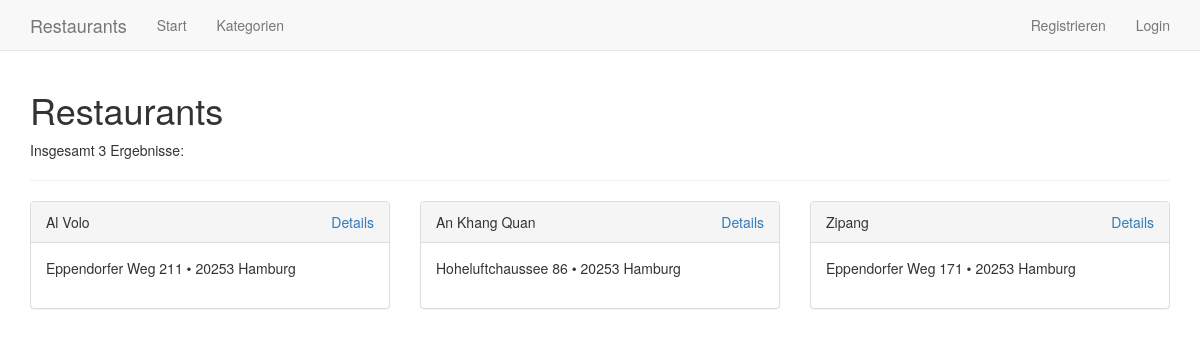
Screenshot of /restaurants/20253 with the database file from the repository.
### tables this page shows
CREATE TABLE restaurant (
        id INTEGER PRIMARY KEY,
        name TEXT,
        description TEXT,
        url TEXT,
        street TEXT,
        city TEXT,
        zip INTEGER      
);

### application.py (the view)
@app.route('/restaurants', defaults={'zip': 0})
@app.route('/restaurants/<int:zip>')
def restaurants(zip=0):
	if zip == 0:
		restaurants = query_db('SELECT * FROM restaurant')
	else:
		restaurants = query_db('SELECT * FROM restaurant WHERE zip = ?', (zip,))
	return render_template('restaurants.html', restaurants=restaurants, result_count=len(restaurants))

### application.py (called while the page is built)
def get_db():
	db = getattr(g, '_database', None)
	if db is None:
		db = g._database = sqlite3.connect(DATABASE)
	db.row_factory = sqlite3.Row
	return db

@app.teardown_appcontext
def close_connection(exception):
	db = getattr(g, '_database', None)
	if db is not None:
		db.close()

def query_db(query, args=(), one=False):
	cur = get_db().execute(query, args)
	rv = cur.fetchall()
	cur.close()
	return (rv[0] if rv else None) if one else rv

### templates/restaurants.html
{% extends "layout.html" %}
{% block navigation %}{{ super( ) }}{% endblock %}
{% block content %}
	<h1>Restaurants</h1>
	<p>
		Insgesamt {{ result_count }} Ergebnisse:
	</p>
	<hr>
	<div class="row">
	{% for restaurant in restaurants %}
		<div class="col-xs-12 col-sm-6 col-md-4">
			<div class="panel panel-default">
				<div class="panel-heading">
					{{ restaurant['name'] }}
					<span class="pull-right"><a href="{{ url_for('.detail', restaurant_id=restaurant['id']) }}">Details</a></span>
				</div>
				<div class="panel-body" style="height: 65px;">
					{{ restaurant['street'] }} &bull; {{ restaurant['zip'] }} {{ restaurant['city'] }}
				</div>
			</div>
		</div>
	{% endfor %}
	</div>
{% endblock %}

### rows the page displays
restaurant: name "Al Volo", street "Eppendorfer Weg 211", zip "20253", city "Hamburg"
restaurant: name "An Khang Quan", street "Hoheluftchaussee 86", zip "20253", city "Hamburg"
restaurant: name "Zipang", street "Eppendorfer Weg 171", zip "20253", city "Hamburg"

### other values shown
{{ result_count }} "3"
